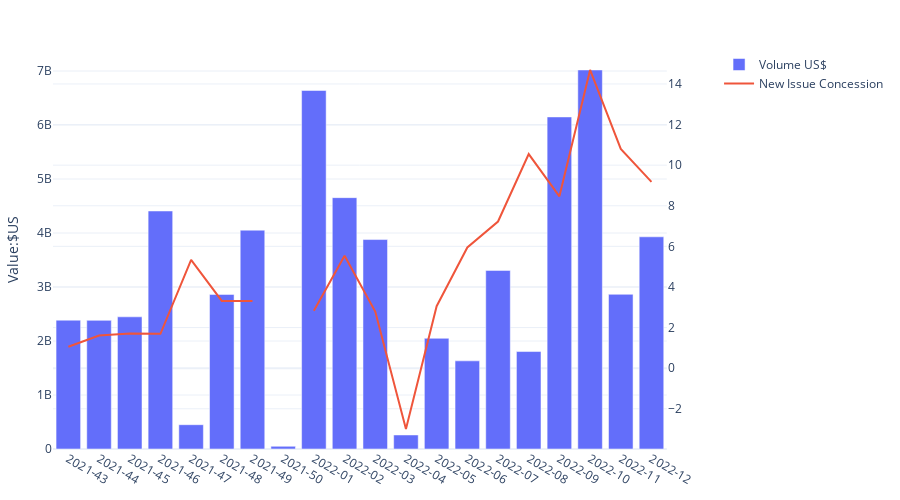

Notebook source saved alongside this figure:
### Code cell
CHART_THEME = "plotly_white"

# Create figure with secondary y-axis
weekly_fig = make_subplots(specs=[[{"secondary_y": True}]])
weekly_fig.layout.template = CHART_THEME
# Add traces
weekly_fig.add_trace(
    go.Bar(x=weekly_vols.tail(20).index, y=weekly_vols.tail(20)['Size_m']*1e5, name="Volume US$"),
    secondary_y=False,
)
weekly_fig.add_trace(
    go.Scatter(x=weekly_vols.tail(20).index, y=weekly_vols.tail(20)['Nic'], name="New Issue Concession (bp)"),
    secondary_y=True,
)

weekly_fig.layout.height=500
weekly_fig.update_layout(margin = dict(t=50, b=50, l=25, r=25))  # optm the chart space

weekly_fig.update_layout(
    #title='Weekly Volumes and Weekly Average Book To Cover',
    xaxis=dict(tickmode = 'array', tickvals = weekly_vols.index, ticktext = weekly_vols['week']),
    yaxis=dict(
        title='Value:$US',
        titlefont_size=14,
        tickfont_size=12,
        ))

weekly_fig.show()

### Figure 1 — Plotly figure (JSON) as saved in the notebook; plotly's stock layout.template omitted (floating-point values rounded to 4 significant figures; data arrays with more than 128 entries replaced by an {"elided": "..."} marker saying what was removed)
{"data": [{"name": "Volume US$", "type": "bar", "x": [252, 253, 254, 255, 256, 257, 258, 259, 260, 261, 262, 263, 264, 265, 266, 267, 268, 269, 270, 271], "xaxis": "x", "y": [2386000000.0, 2382500000, 2448000000, 4408000000, 450000000, 2863000000, 4052700000, 50000000, 6640000000, 4655080000, 3879000000, 260000000, 2050000000, 1632500000, 3307500000, 1805000000, 6150000000, 7020000000, 2865000000, 3930000000], "yaxis": "y"}, {"name": "New Issue Concession", "type": "scatter", "x": [252, 253, 254, 255, 256, 257, 258, 259, 260, 261, 262, 263, 264, 265, 266, 267, 268, 269, 270, 271], "xaxis": "x", "y": [1.053, 1.609, 1.708, 1.694, 5.333, 3.31, 3.303, null, 2.824, 5.539, 2.789, -3, 3.053, 5.947, 7.224, 10.55, 8.466, 14.69, 10.8, 9.179], "yaxis": "y2"}], "layout": {"height": 500, "margin": {"b": 50, "l": 25, "r": 25, "t": 50}, "xaxis": {"anchor": "y", "domain": [0, 0.94], "tickmode": "array", "ticktext": {"elided": "272 str values"}, "tickvals": {"elided": "272 int values"}}, "yaxis": {"anchor": "x", "domain": [0, 1], "tickfont": {"size": 12}, "title": {"font": {"size": 14}, "text": "Value:$US"}}, "yaxis2": {"anchor": "x", "overlaying": "y", "side": "right"}}}
